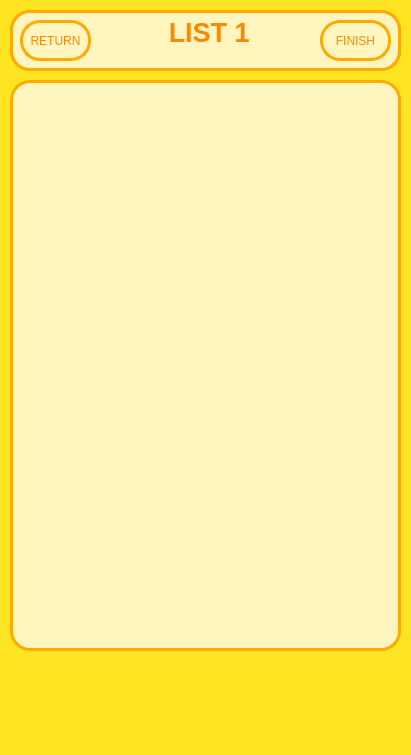
<?xml version="1.0" encoding="UTF-8"?>
<ui version="4.0">
 <class>MainWindow</class>
 <widget class="QMainWindow" name="MainWindow">
  <property name="geometry">
   <rect>
    <x>0</x>
    <y>0</y>
    <width>411</width>
    <height>755</height>
   </rect>
  </property>
  <property name="windowTitle">
   <string>MainWindow</string>
  </property>
  <property name="styleSheet">
   <string notr="true">background: rgb(255, 229, 33)</string>
  </property>
  <widget class="QWidget" name="centralwidget">
   <widget class="QLabel" name="label_3">
    <property name="geometry">
     <rect>
      <x>180</x>
      <y>640</y>
      <width>91</width>
      <height>61</height>
     </rect>
    </property>
    <property name="text">
     <string/>
    </property>
    <property name="pixmap">
     <pixmap>../pixel_picture/New Piskel (2)/pixer_duck10.png</pixmap>
    </property>
   </widget>
   <widget class="QLabel" name="label_2">
    <property name="geometry">
     <rect>
      <x>90</x>
      <y>640</y>
      <width>91</width>
      <height>61</height>
     </rect>
    </property>
    <property name="text">
     <string/>
    </property>
    <property name="pixmap">
     <pixmap>../pixel_picture/New Piskel (2)/pixer_duck10.png</pixmap>
    </property>
   </widget>
   <widget class="QLabel" name="label">
    <property name="geometry">
     <rect>
      <x>10</x>
      <y>640</y>
      <width>91</width>
      <height>61</height>
     </rect>
    </property>
    <property name="text">
     <string/>
    </property>
    <property name="pixmap">
     <pixmap>../pixel_picture/New Piskel (2)/pixer_duck10.png</pixmap>
    </property>
   </widget>
   <widget class="QWidget" name="widget" native="true">
    <property name="geometry">
     <rect>
      <x>10</x>
      <y>10</y>
      <width>391</width>
      <height>61</height>
     </rect>
    </property>
    <property name="styleSheet">
     <string notr="true">border: 2.75px solid rgb(255, 170, 0);
  border-radius: 20px;
background: solid rgb(255, 245, 190);
color: black</string>
    </property>
    <widget class="QTextBrowser" name="txt_tiltle">
     <property name="geometry">
      <rect>
       <x>0</x>
       <y>0</y>
       <width>391</width>
       <height>61</height>
      </rect>
     </property>
     <property name="cursor" stdset="0">
      <cursorShape>PointingHandCursor</cursorShape>
     </property>
     <property name="styleSheet">
      <string notr="true">color: rgb(255, 136, 0)</string>
     </property>
     <property name="html">
      <string>&lt;!DOCTYPE HTML PUBLIC &quot;-//W3C//DTD HTML 4.0//EN&quot; &quot;http://www.w3.org/TR/REC-html40/strict.dtd&quot;&gt;
&lt;html&gt;&lt;head&gt;&lt;meta name=&quot;qrichtext&quot; content=&quot;1&quot; /&gt;&lt;meta charset=&quot;utf-8&quot; /&gt;&lt;style type=&quot;text/css&quot;&gt;
p, li { white-space: pre-wrap; }
hr { height: 1px; border-width: 0; }
li.unchecked::marker { content: &quot;\2610&quot;; }
li.checked::marker { content: &quot;\2612&quot;; }
&lt;/style&gt;&lt;/head&gt;&lt;body style=&quot; font-family:'Segoe UI'; font-size:9pt; font-weight:400; font-style:normal;&quot;&gt;
&lt;p align=&quot;center&quot; style=&quot; margin-top:0px; margin-bottom:0px; margin-left:0px; margin-right:0px; -qt-block-indent:0; text-indent:0px;&quot;&gt;&lt;span style=&quot; font-size:20pt; font-weight:700;&quot;&gt; LIST 1&lt;/span&gt;&lt;/p&gt;&lt;/body&gt;&lt;/html&gt;</string>
     </property>
    </widget>
    <widget class="QPushButton" name="bt_return1">
     <property name="geometry">
      <rect>
       <x>10</x>
       <y>10</y>
       <width>71</width>
       <height>41</height>
      </rect>
     </property>
     <property name="cursor">
      <cursorShape>PointingHandCursor</cursorShape>
     </property>
     <property name="styleSheet">
      <string notr="true">color: rgb(255, 136, 0)</string>
     </property>
     <property name="text">
      <string>RETURN</string>
     </property>
    </widget>
    <widget class="QPushButton" name="bt_finish1">
     <property name="geometry">
      <rect>
       <x>310</x>
       <y>10</y>
       <width>71</width>
       <height>41</height>
      </rect>
     </property>
     <property name="cursor">
      <cursorShape>PointingHandCursor</cursorShape>
     </property>
     <property name="styleSheet">
      <string notr="true">color: rgb(255, 136, 0)</string>
     </property>
     <property name="text">
      <string>FINISH</string>
     </property>
    </widget>
   </widget>
   <widget class="QLabel" name="label_5">
    <property name="geometry">
     <rect>
      <x>340</x>
      <y>640</y>
      <width>91</width>
      <height>61</height>
     </rect>
    </property>
    <property name="text">
     <string/>
    </property>
    <property name="pixmap">
     <pixmap>../pixel_picture/New Piskel (2)/pixer_duck10.png</pixmap>
    </property>
   </widget>
   <widget class="QLabel" name="label_4">
    <property name="geometry">
     <rect>
      <x>260</x>
      <y>640</y>
      <width>91</width>
      <height>61</height>
     </rect>
    </property>
    <property name="text">
     <string/>
    </property>
    <property name="pixmap">
     <pixmap>../pixel_picture/New Piskel (2)/pixer_duck10.png</pixmap>
    </property>
   </widget>
   <widget class="QPlainTextEdit" name="txted_todo1">
    <property name="geometry">
     <rect>
      <x>10</x>
      <y>80</y>
      <width>391</width>
      <height>571</height>
     </rect>
    </property>
    <property name="styleSheet">
     <string notr="true">border: 2.75px solid rgb(255, 170, 0);
  border-radius: 20px;
background: solid rgb(255, 245, 190);
color: gb(255, 136, 0)</string>
    </property>
   </widget>
   <zorder>label</zorder>
   <zorder>label_2</zorder>
   <zorder>label_3</zorder>
   <zorder>label_4</zorder>
   <zorder>label_5</zorder>
   <zorder>widget</zorder>
   <zorder>txted_todo1</zorder>
  </widget>
  <widget class="QMenuBar" name="menubar">
   <property name="geometry">
    <rect>
     <x>0</x>
     <y>0</y>
     <width>411</width>
     <height>25</height>
    </rect>
   </property>
  </widget>
  <widget class="QStatusBar" name="statusbar"/>
 </widget>
 <resources/>
 <connections/>
</ui>
